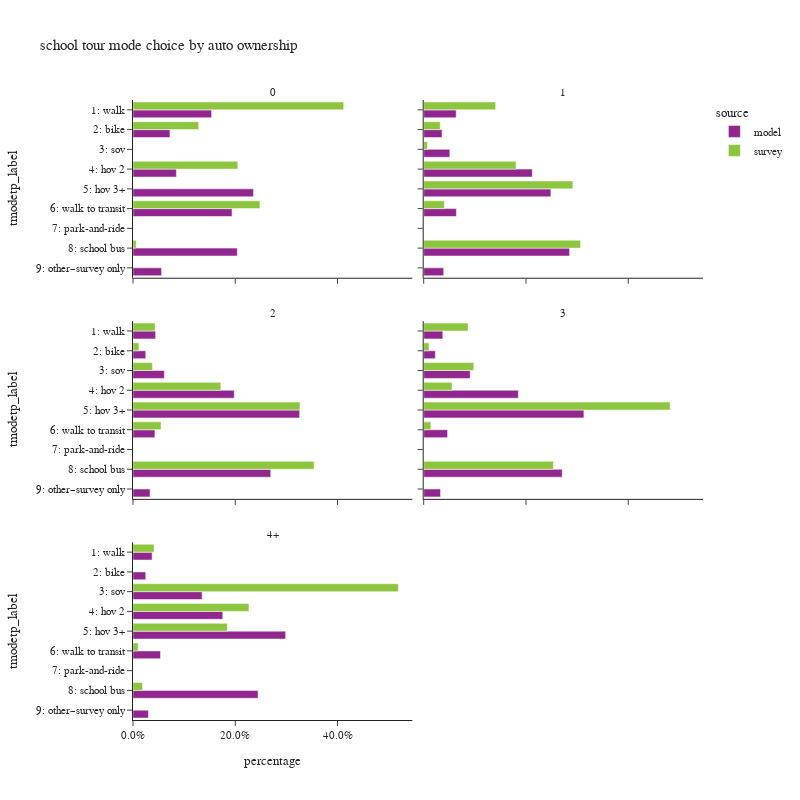

The notebook cell saved with this chart:
### Code cell
plot_mode_choice(sc_tour.loc[sc_tour['auto_ownership_4+']!="-1"],"auto_ownership_4+",
                 {"auto_ownership_4+":["0","1","2","3","4+"],
                  "tmodetp_label":["1: walk","2: bike","3: sov","4: hov 2","5: hov 3+","6: walk to transit",
                                   "7: park-and-ride","8: school bus","9: other–survey only"]},
                 "auto ownership",2,800)

### Figure 1 — Plotly figure (JSON) as saved in the notebook; plotly's stock layout.template omitted (floating-point values rounded to 4 significant figures)
{"data": [{"alignmentgroup": "True", "customdata": [[3147], [1479], [1737], [4826], [3965], [4175], [1143]], "hovertemplate": "source=model<br>auto_ownership_4+=0<br>percentage=%{x}<br>tmodetp_label=%{y}<br>sample count=%{customdata[0]}<extra></extra>", "legendgroup": "model", "marker": {"color": "#91268F", "pattern": {"shape": ""}}, "name": "model", "offsetgroup": "model", "orientation": "h", "showlegend": true, "textposition": "auto", "type": "bar", "x": [0.1537, 0.07225, 0.08485, 0.2357, 0.1937, 0.2039, 0.05583], "xaxis": "x5", "y": ["1: walk", "2: bike", "4: hov 2", "5: hov 3+", "6: walk to transit", "8: school bus", "9: other–survey only"], "yaxis": "y5"}, {"alignmentgroup": "True", "customdata": [[7179], [4056], [5775], [23992], [28104], [7224], [32241], [4413]], "hovertemplate": "source=model<br>auto_ownership_4+=1<br>percentage=%{x}<br>tmodetp_label=%{y}<br>sample count=%{customdata[0]}<extra></extra>", "legendgroup": "model", "marker": {"color": "#91268F", "pattern": {"shape": ""}}, "name": "model", "offsetgroup": "model", "orientation": "h", "showlegend": false, "textposition": "auto", "type": "bar", "x": [0.06354, 0.0359, 0.05111, 0.2123, 0.2487, 0.06394, 0.2854, 0.03906], "xaxis": "x6", "y": ["1: walk", "2: bike", "3: sov", "4: hov 2", "5: hov 3+", "6: walk to transit", "8: school bus", "9: other–survey only"], "yaxis": "y6"}, {"alignmentgroup": "True", "customdata": [[14471], [8175], [20065], [64814], [106669], [14030], [88165], [10926]], "hovertemplate": "source=model<br>auto_ownership_4+=2<br>percentage=%{x}<br>tmodetp_label=%{y}<br>sample count=%{customdata[0]}<extra></extra>", "legendgroup": "model", "marker": {"color": "#91268F", "pattern": {"shape": ""}}, "name": "model", "offsetgroup": "model", "orientation": "h", "showlegend": false, "textposition": "auto", "type": "bar", "x": [0.04421, 0.02498, 0.0613, 0.198, 0.3259, 0.04286, 0.2694, 0.03338], "xaxis": "x3", "y": ["1: walk", "2: bike", "3: sov", "4: hov 2", "5: hov 3+", "6: walk to transit", "8: school bus", "9: other–survey only"], "yaxis": "y3"}, {"alignmentgroup": "True", "customdata": [[6797], [4134], [16526], [33647], [56961], [8498], [49237], [5992]], "hovertemplate": "source=model<br>auto_ownership_4+=3<br>percentage=%{x}<br>tmodetp_label=%{y}<br>sample count=%{customdata[0]}<extra></extra>", "legendgroup": "model", "marker": {"color": "#91268F", "pattern": {"shape": ""}}, "name": "model", "offsetgroup": "model", "orientation": "h", "showlegend": false, "textposition": "auto", "type": "bar", "x": [0.03739, 0.02274, 0.09091, 0.1851, 0.3133, 0.04675, 0.2708, 0.03296], "xaxis": "x4", "y": ["1: walk", "2: bike", "3: sov", "4: hov 2", "5: hov 3+", "6: walk to transit", "8: school bus", "9: other–survey only"], "yaxis": "y4"}, {"alignmentgroup": "True", "customdata": [[3137], [2095], [11355], [14752], [25079], [4519], [20545], [2532]], "hovertemplate": "source=model<br>auto_ownership_4+=4+<br>percentage=%{x}<br>tmodetp_label=%{y}<br>sample count=%{customdata[0]}<extra></extra>", "legendgroup": "model", "marker": {"color": "#91268F", "pattern": {"shape": ""}}, "name": "model", "offsetgroup": "model", "orientation": "h", "showlegend": false, "textposition": "auto", "type": "bar", "x": [0.03734, 0.02494, 0.1352, 0.1756, 0.2985, 0.05379, 0.2445, 0.03014], "xaxis": "x", "y": ["1: walk", "2: bike", "3: sov", "4: hov 2", "5: hov 3+", "6: walk to transit", "8: school bus", "9: other–survey only"], "yaxis": "y"}, {"alignmentgroup": "True", "customdata": [[8], [1], [1], [6], [2]], "hovertemplate": "source=survey<br>auto_ownership_4+=0<br>percentage=%{x}<br>tmodetp_label=%{y}<br>sample count=%{customdata[0]}<extra></extra>", "legendgroup": "survey", "marker": {"color": "#8CC63E", "pattern": {"shape": ""}}, "name": "survey", "offsetgroup": "survey", "orientation": "h", "showlegend": true, "textposition": "auto", "type": "bar", "x": [0.4121, 0.1285, 0.205, 0.2481, 0.006255], "xaxis": "x5", "y": ["1: walk", "2: bike", "4: hov 2", "6: walk to transit", "8: school bus"], "yaxis": "y5"}, {"alignmentgroup": "True", "customdata": [[23], [9], [5], [19], [47], [17], [36]], "hovertemplate": "source=survey<br>auto_ownership_4+=1<br>percentage=%{x}<br>tmodetp_label=%{y}<br>sample count=%{customdata[0]}<extra></extra>", "legendgroup": "survey", "marker": {"color": "#8CC63E", "pattern": {"shape": ""}}, "name": "survey", "offsetgroup": "survey", "orientation": "h", "showlegend": false, "textposition": "auto", "type": "bar", "x": [0.1407, 0.03236, 0.007405, 0.1806, 0.2918, 0.04032, 0.3068], "xaxis": "x6", "y": ["1: walk", "2: bike", "3: sov", "4: hov 2", "5: hov 3+", "6: walk to transit", "8: school bus"], "yaxis": "y6"}, {"alignmentgroup": "True", "customdata": [[28], [7], [14], [59], [115], [20], [82]], "hovertemplate": "source=survey<br>auto_ownership_4+=2<br>percentage=%{x}<br>tmodetp_label=%{y}<br>sample count=%{customdata[0]}<extra></extra>", "legendgroup": "survey", "marker": {"color": "#8CC63E", "pattern": {"shape": ""}}, "name": "survey", "offsetgroup": "survey", "orientation": "h", "showlegend": false, "textposition": "auto", "type": "bar", "x": [0.04328, 0.01154, 0.03789, 0.1717, 0.3265, 0.05488, 0.3542], "xaxis": "x3", "y": ["1: walk", "2: bike", "3: sov", "4: hov 2", "5: hov 3+", "6: walk to transit", "8: school bus"], "yaxis": "y3"}, {"alignmentgroup": "True", "customdata": [[4], [2], [12], [11], [29], [1], [26]], "hovertemplate": "source=survey<br>auto_ownership_4+=3<br>percentage=%{x}<br>tmodetp_label=%{y}<br>sample count=%{customdata[0]}<extra></extra>", "legendgroup": "survey", "marker": {"color": "#8CC63E", "pattern": {"shape": ""}}, "name": "survey", "offsetgroup": "survey", "orientation": "h", "showlegend": false, "textposition": "auto", "type": "bar", "x": [0.08674, 0.01036, 0.09797, 0.0554, 0.4819, 0.014, 0.2537], "xaxis": "x4", "y": ["1: walk", "2: bike", "3: sov", "4: hov 2", "5: hov 3+", "6: walk to transit", "8: school bus"], "yaxis": "y4"}, {"alignmentgroup": "True", "customdata": [[1], [10], [4], [2], [2], [5]], "hovertemplate": "source=survey<br>auto_ownership_4+=4+<br>percentage=%{x}<br>tmodetp_label=%{y}<br>sample count=%{customdata[0]}<extra></extra>", "legendgroup": "survey", "marker": {"color": "#8CC63E", "pattern": {"shape": ""}}, "name": "survey", "offsetgroup": "survey", "orientation": "h", "showlegend": false, "textposition": "auto", "type": "bar", "x": [0.04128, 0.5189, 0.2267, 0.1845, 0.01005, 0.0186], "xaxis": "x", "y": ["1: walk", "3: sov", "4: hov 2", "5: hov 3+", "6: walk to transit", "8: school bus"], "yaxis": "y"}], "layout": {"annotations": [{"font": {}, "showarrow": false, "text": "4+", "x": 0.245, "xanchor": "center", "xref": "paper", "y": 0.2867, "yanchor": "bottom", "yref": "paper"}, {"font": {}, "showarrow": false, "text": "2", "x": 0.245, "xanchor": "center", "xref": "paper", "y": 0.6433, "yanchor": "bottom", "yref": "paper"}, {"font": {}, "showarrow": false, "text": "3", "x": 0.755, "xanchor": "center", "xref": "paper", "y": 0.6433, "yanchor": "bottom", "yref": "paper"}, {"font": {}, "showarrow": false, "text": "0", "x": 0.245, "xanchor": "center", "xref": "paper", "y": 1.0, "yanchor": "bottom", "yref": "paper"}, {"font": {}, "showarrow": false, "text": "1", "x": 0.755, "xanchor": "center", "xref": "paper", "y": 1.0, "yanchor": "bottom", "yref": "paper"}], "barmode": "group", "height": 800, "legend": {"title": {"text": "source"}, "tracegroupgap": 0}, "title": {"text": "school tour mode choice by auto ownership"}, "width": 800, "xaxis": {"anchor": "y", "domain": [0.0, 0.49], "tickformat": ".1%", "title": {"text": "percentage"}}, "xaxis2": {"anchor": "y2", "domain": [0.51, 1.0], "matches": "x", "tickformat": ".1%", "title": {"text": "percentage"}}, "xaxis3": {"anchor": "y3", "domain": [0.0, 0.49], "matches": "x", "showticklabels": false, "tickformat": ".1%"}, "xaxis4": {"anchor": "y4", "domain": [0.51, 1.0], "matches": "x", "showticklabels": false, "tickformat": ".1%"}, "xaxis5": {"anchor": "y5", "domain": [0.0, 0.49], "matches": "x", "showticklabels": false, "tickformat": ".1%"}, "xaxis6": {"anchor": "y6", "domain": [0.51, 1.0], "matches": "x", "showticklabels": false, "tickformat": ".1%"}, "yaxis": {"anchor": "x", "categoryarray": ["9: other–survey only", "8: school bus", "7: park-and-ride", "6: walk to transit", "5: hov 3+", "4: hov 2", "3: sov", "2: bike", "1: walk"], "categoryorder": "array", "domain": [0.0, 0.2867], "title": {"text": "tmodetp_label"}}, "yaxis2": {"anchor": "x2", "domain": [0.0, 0.2867], "matches": "y", "showticklabels": false}, "yaxis3": {"anchor": "x3", "categoryarray": ["9: other–survey only", "8: school bus", "7: park-and-ride", "6: walk to transit", "5: hov 3+", "4: hov 2", "3: sov", "2: bike", "1: walk"], "categoryorder": "array", "domain": [0.3567, 0.6433], "matches": "y", "title": {"text": "tmodetp_label"}}, "yaxis4": {"anchor": "x4", "domain": [0.3567, 0.6433], "matches": "y", "showticklabels": false}, "yaxis5": {"anchor": "x5", "categoryarray": ["9: other–survey only", "8: school bus", "7: park-and-ride", "6: walk to transit", "5: hov 3+", "4: hov 2", "3: sov", "2: bike", "1: walk"], "categoryorder": "array", "domain": [0.7133, 1.0], "matches": "y", "title": {"text": "tmodetp_label"}}, "yaxis6": {"anchor": "x6", "domain": [0.7133, 1.0], "matches": "y", "showticklabels": false}}}
